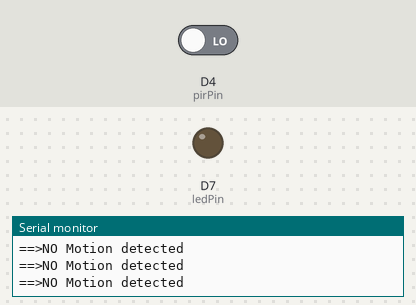
Recording of a sketch running on a simulated ESP8266 (NodeMCU). Parts: output pins drawn as LEDs (lit = HIGH), the last lines printed to the serial monitor. The inputs (shaded band) are chosen by the test bench; at power-on: D4 (pirPin) LOW.

Above: at 1.2 s.
1.3 s: D4 (pirPin) driven HIGH
At 2.5 s:
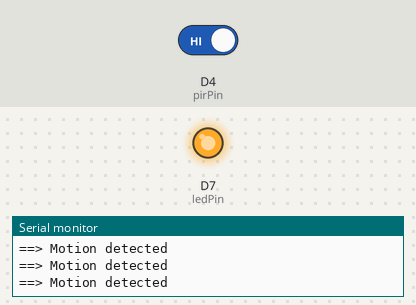
2.8 s: D4 (pirPin) driven LOW
At 3.9 s:
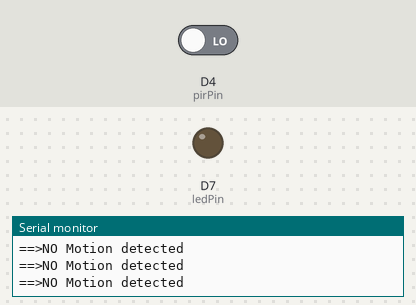
Timing chart, 0 to 5.8 s (numbered marks = the images above; inputs shaded):
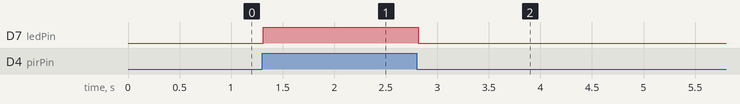

Measured:
- after the input at 1.3 s, D7 (ledPin): LOW → HIGH at once
- after the input at 2.8 s, D7 (ledPin): HIGH → LOW at once

The sketch:

SimpleMotionSensor.ino
```cpp
#include <ESP8266WiFi.h>
#define BLYNK_PRINT Serial    // Comment this out to disable prints and save space
#include <BlynkSimpleEsp8266.h>

//char ssid[] = "Teddy K";
//char pass[] = "teddy987987";
//char auth[] = "f57a7459e8f54aef88b0a3a5259fc6cd";

#define ledPin D7
#define pirPin D4 // Input for HC-S501
int pirValue; // Place to store read PIR Value

void setup()
{
  Serial.begin(115200);
  delay(10);
//  Blynk.begin(auth, ssid, pass);
  pinMode(ledPin, OUTPUT);
  pinMode(pirPin, INPUT);
  digitalWrite(ledPin, LOW);
}

void loop()
{
  pirValue = digitalRead(pirPin);
  if (pirValue)
  {
    digitalWrite(ledPin, HIGH);
    Serial.println("==> Motion detected");
    delay(100);
//    Blynk.notify("==> Motion detected");
  } else {
    digitalWrite(ledPin, LOW);
    Serial.println("==>NO Motion detected");
    delay(100);
   }
//  Blynk.run();
}
```
